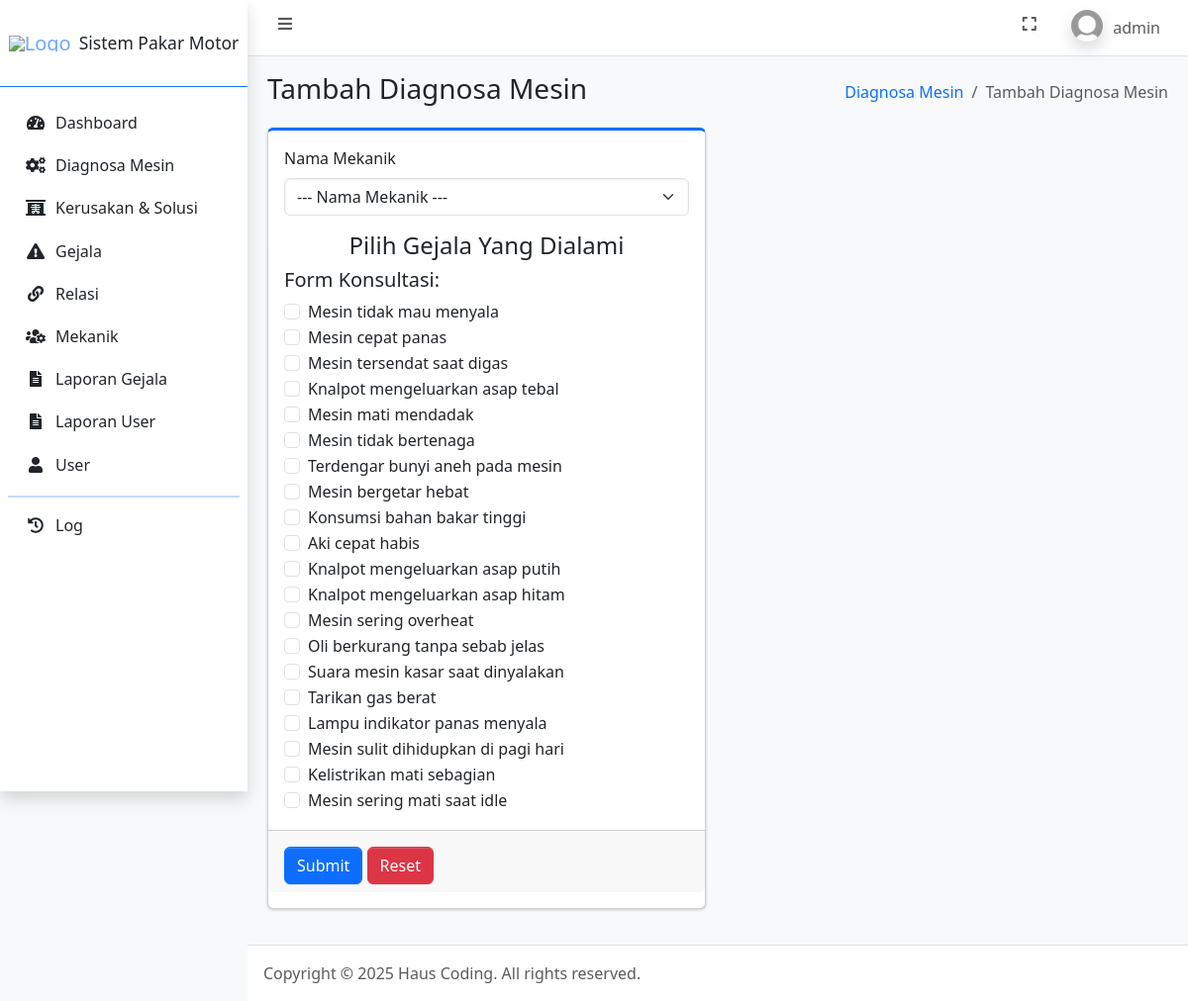
Screenshot of /diagnosa_mesin.php (signed in) with the database file from the repository.
### tables this page shows
CREATE TABLE `user` (
  `id_user` int(11) NOT NULL,
  `username` varchar(100) NOT NULL,
  `password` varchar(255) NOT NULL,
  `jabatan` enum('admin','pelanggan') NOT NULL,
  `nama` varchar(100) NOT NULL,
  `jenis_kelamin` enum('laki-laki','perempuan') NOT NULL,
  `tanggal_lahir` date NOT NULL,
  `alamat` text NOT NULL,
  `foto` text NOT NULL,
  `dibuat_pada` timestamp NOT NULL DEFAULT current_timestamp()
);

CREATE TABLE `gejala` (
  `kd_gejala` char(4) NOT NULL,
  `gejala` varchar(100) NOT NULL
);

### connection.php (called while the page is built, shortened)
<?php
	$host = 'localhost';
	$user = 'root';
	$pass = '';
	$database = 'sistem_pakar_motor';
	$conn = mysqli_connect($host, $user, $pass, $database);
    if (isset($_SESSION['id_user'])) {
    	$id_user = $_SESSION['id_user'];
		$dataUser = mysqli_fetch_assoc(mysqli_query($conn, "SELECT * FROM user WHERE id_user = $id_user"));
	}
?>

### diagnosa_mesin.php (the view, shortened to what this page needs)
<?php
    require_once 'connection.php';
    $get_gejala = mysqli_query($conn, "SELECT * FROM gejala ORDER BY kd_gejala ASC");
?>
<!DOCTYPE html>
<html lang="en">
<head>
    <?php include_once 'include/head.php'; ?>
</head>
<body class="layout-fixed sidebar-expand-lg bg-body-tertiary">
    <div class="app-wrapper">
        <?php include_once 'include/navbar.php'; ?>
        <?php include_once 'include/sidebar.php'; ?>
        <main class="app-main">
            <div class="app-content-header">
                <div class="container-fluid">
                    <div class="row">
                        <div class="col-sm-6">
                            <h3 class="mb-0">Tambah Diagnosa Mesin</h3>
                        </div>
                        <div class="col-sm-6">
                            <ol class="breadcrumb float-sm-end">
                                <li class="breadcrumb-item"><a href="laporan_user.php">Diagnosa Mesin</a></li>
                                <li class="breadcrumb-item active" aria-current="page">
                                    Tambah Diagnosa Mesin
                                </li>
                            </ol>
                        </div>
                    </div>
                </div>
            </div>
            <div class="app-content">
                <div class="container-fluid">
                    <div class="row">
                        <div class="col-6">
                            <div class="card card-primary card-outline mb-4">
                                <form method="post" action="hasil_diagnosa.php">
                                    <div class="card-body">
                                        <div class="mb-3">
                                            <label for="id_mekanik" class="form-label">Nama Mekanik</label>
                                            <select class="form-select" id="id_mekanik" name="id_mekanik" required>
                                                <option value="0">--- Nama Mekanik ---</option>
                                            </select>
                                        </div>
                                        <h4 class="text-center">Pilih Gejala Yang Dialami</h4>
                                        <h5>Form Konsultasi:</h5>
                                        <?php $id_no = 1; ?>
                                        <?php foreach ($get_gejala as $dg): ?>
                                            <div class="form-check">
                                                <input class="form-check-input" type="checkbox" name="gejala[]" value="<?= $dg['kd_gejala']; ?>" id="<?= $id_no; ?>">
                                                <label class="form-check-label" for="<?= $id_no; ?>">
                                                    <?= $dg['gejala']; ?>
                                                </label>
                                            </div>
                                            <?php $id_no++; ?>
                                        <?php endforeach ?>
                                    </div>
                                    <div class="card-footer pt-3">
                                        <button type="submit" name="btnTambahDiagnosaMesin" class="btn btn-primary">Submit</button>
                                        <input type="reset" value="Reset" class="btn btn-danger">
                                    </div>
                                </form>
                            </div>
                        </div>
                    </div>
                </div>
            </div>
        </main>
        <?php include_once 'include/footer.php'; ?>
    </div>
</body>
</html>

### include/navbar.php (shortened to what this page needs)
<nav class="app-header navbar navbar-expand bg-body">
    <div class="container-fluid">
        <ul class="navbar-nav">
            <li class="nav-item"> <a class="nav-link" data-lte-toggle="sidebar" href="#" role="button"> <i class="fas fa-fw fa-bars"></i> </a> </li>
        </ul>
        <ul class="navbar-nav ms-auto">
            <li class="nav-item"> <a class="nav-link" href="#" data-lte-toggle="fullscreen"> <i data-lte-icon="maximize" class="fas fa-fw fa-expand"></i> </a> </li>
            <li class="nav-item dropdown user-menu">
                <a href="#" class="nav-link dropdown-toggle" data-bs-toggle="dropdown" aria-expanded="false">
                    <img src="assets/img/profiles/<?= $dataUser['foto']; ?>" class="user-image rounded-circle shadow" alt="User Image">
                    <span class="d-none d-md-inline"><?= $dataUser['username']; ?></span>
                </a>
            </li>
        </ul>
    </div>
</nav>

### rows the page displays
user: foto (placeholder picture), username "admin"
gejala: gejala "Mesin tidak mau menyala"
gejala: gejala "Mesin cepat panas"
gejala: gejala "Mesin tersendat saat digas"
gejala: gejala "Knalpot mengeluarkan asap tebal"
gejala: gejala "Mesin mati mendadak"
gejala: gejala "Mesin tidak bertenaga"
gejala: gejala "Terdengar bunyi aneh pada mesin"
gejala: gejala "Mesin bergetar hebat"
gejala: gejala "Konsumsi bahan bakar tinggi"
gejala: gejala "Aki cepat habis"
gejala: gejala "Knalpot mengeluarkan asap putih"
gejala: gejala "Knalpot mengeluarkan asap hitam"
gejala: gejala "Mesin sering overheat"
gejala: gejala "Oli berkurang tanpa sebab jelas"
gejala: gejala "Suara mesin kasar saat dinyalakan"
gejala: gejala "Tarikan gas berat"
gejala: gejala "Lampu indikator panas menyala"
gejala: gejala "Mesin sulit dihidupkan di pagi hari"
gejala: gejala "Kelistrikan mati sebagian"
gejala: gejala "Mesin sering mati saat idle"
